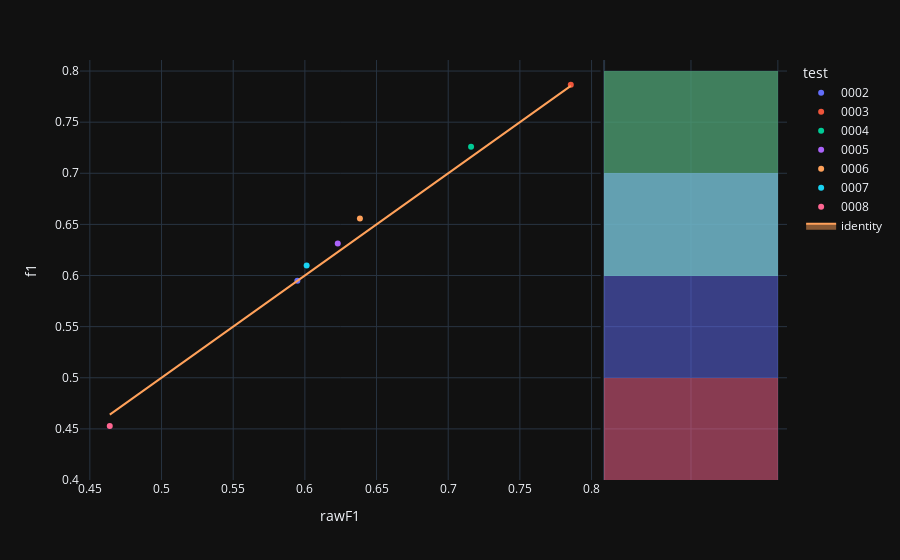

The notebook cell saved with this chart:
### Code cell
fig=px.scatter(experimentModels,x='rawF1',y='f1',color='test',hover_name='modelId', marginal_y="histogram")
fig.add_trace(
    go.Scatter(x=experimentModels['rawF1'], y=experimentModels['rawF1'], name="identity", mode='lines',fill="toself")
)
fig.show()

### Figure 1 — Plotly figure (JSON) as saved in the notebook; plotly's stock layout.template omitted (floating-point values rounded to 4 significant figures)
{"data": [{"hovertemplate": "<b>%{hovertext}</b><br><br>test=0002<br>rawF1=%{x}<br>f1=%{y}<extra></extra>", "hovertext": ["a4659423-83e4-4da3-91b5-177fa8bc17fe"], "legendgroup": "0002", "marker": {"color": "#636efa", "symbol": "circle"}, "mode": "markers", "name": "0002", "orientation": "v", "showlegend": true, "x": [0.5947], "xaxis": "x", "y": [0.595], "yaxis": "y", "type": "scatter"}, {"alignmentgroup": "True", "bingroup": "y", "hovertemplate": "test=0002<br>f1=%{y}<br>count=%{x}<extra></extra>", "legendgroup": "0002", "marker": {"color": "#636efa"}, "name": "0002", "offsetgroup": "0002", "opacity": 0.5, "showlegend": false, "xaxis": "x2", "y": [0.595], "yaxis": "y2", "type": "histogram"}, {"hovertemplate": "<b>%{hovertext}</b><br><br>test=0003<br>rawF1=%{x}<br>f1=%{y}<extra></extra>", "hovertext": ["ad3be387-5be4-4e8e-b57d-072003b617d3"], "legendgroup": "0003", "marker": {"color": "#EF553B", "symbol": "circle"}, "mode": "markers", "name": "0003", "orientation": "v", "showlegend": true, "x": [0.7855], "xaxis": "x", "y": [0.7866], "yaxis": "y", "type": "scatter"}, {"alignmentgroup": "True", "bingroup": "y", "hovertemplate": "test=0003<br>f1=%{y}<br>count=%{x}<extra></extra>", "legendgroup": "0003", "marker": {"color": "#EF553B"}, "name": "0003", "offsetgroup": "0003", "opacity": 0.5, "showlegend": false, "xaxis": "x2", "y": [0.7866], "yaxis": "y2", "type": "histogram"}, {"hovertemplate": "<b>%{hovertext}</b><br><br>test=0004<br>rawF1=%{x}<br>f1=%{y}<extra></extra>", "hovertext": ["8bcbbc8b-b83e-4b97-8f7c-0dd0760680e7"], "legendgroup": "0004", "marker": {"color": "#00cc96", "symbol": "circle"}, "mode": "markers", "name": "0004", "orientation": "v", "showlegend": true, "x": [0.716], "xaxis": "x", "y": [0.7259], "yaxis": "y", "type": "scatter"}, {"alignmentgroup": "True", "bingroup": "y", "hovertemplate": "test=0004<br>f1=%{y}<br>count=%{x}<extra></extra>", "legendgroup": "0004", "marker": {"color": "#00cc96"}, "name": "0004", "offsetgroup": "0004", "opacity": 0.5, "showlegend": false, "xaxis": "x2", "y": [0.7259], "yaxis": "y2", "type": "histogram"}, {"hovertemplate": "<b>%{hovertext}</b><br><br>test=0005<br>rawF1=%{x}<br>f1=%{y}<extra></extra>", "hovertext": ["f88ed731-de3a-4c9a-90d5-04d1fcd93d45"], "legendgroup": "0005", "marker": {"color": "#ab63fa", "symbol": "circle"}, "mode": "markers", "name": "0005", "orientation": "v", "showlegend": true, "x": [0.6229], "xaxis": "x", "y": [0.6313], "yaxis": "y", "type": "scatter"}, {"alignmentgroup": "True", "bingroup": "y", "hovertemplate": "test=0005<br>f1=%{y}<br>count=%{x}<extra></extra>", "legendgroup": "0005", "marker": {"color": "#ab63fa"}, "name": "0005", "offsetgroup": "0005", "opacity": 0.5, "showlegend": false, "xaxis": "x2", "y": [0.6313], "yaxis": "y2", "type": "histogram"}, {"hovertemplate": "<b>%{hovertext}</b><br><br>test=0006<br>rawF1=%{x}<br>f1=%{y}<extra></extra>", "hovertext": ["16a691da-d735-4ad2-953c-db2678980107"], "legendgroup": "0006", "marker": {"color": "#FFA15A", "symbol": "circle"}, "mode": "markers", "name": "0006", "orientation": "v", "showlegend": true, "x": [0.6384], "xaxis": "x", "y": [0.6557], "yaxis": "y", "type": "scatter"}, {"alignmentgroup": "True", "bingroup": "y", "hovertemplate": "test=0006<br>f1=%{y}<br>count=%{x}<extra></extra>", "legendgroup": "0006", "marker": {"color": "#FFA15A"}, "name": "0006", "offsetgroup": "0006", "opacity": 0.5, "showlegend": false, "xaxis": "x2", "y": [0.6557], "yaxis": "y2", "type": "histogram"}, {"hovertemplate": "<b>%{hovertext}</b><br><br>test=0007<br>rawF1=%{x}<br>f1=%{y}<extra></extra>", "hovertext": ["d91f41ff-0308-46df-9bcd-67d46f377777"], "legendgroup": "0007", "marker": {"color": "#19d3f3", "symbol": "circle"}, "mode": "markers", "name": "0007", "orientation": "v", "showlegend": true, "x": [0.6012], "xaxis": "x", "y": [0.6097], "yaxis": "y", "type": "scatter"}, {"alignmentgroup": "True", "bingroup": "y", "hovertemplate": "test=0007<br>f1=%{y}<br>count=%{x}<extra></extra>", "legendgroup": "0007", "marker": {"color": "#19d3f3"}, "name": "0007", "offsetgroup": "0007", "opacity": 0.5, "showlegend": false, "xaxis": "x2", "y": [0.6097], "yaxis": "y2", "type": "histogram"}, {"hovertemplate": "<b>%{hovertext}</b><br><br>test=0008<br>rawF1=%{x}<br>f1=%{y}<extra></extra>", "hovertext": ["a1eacac2-9e31-437a-9350-110d2ef2f1a5"], "legendgroup": "0008", "marker": {"color": "#FF6692", "symbol": "circle"}, "mode": "markers", "name": "0008", "orientation": "v", "showlegend": true, "x": [0.4639], "xaxis": "x", "y": [0.4528], "yaxis": "y", "type": "scatter"}, {"alignmentgroup": "True", "bingroup": "y", "hovertemplate": "test=0008<br>f1=%{y}<br>count=%{x}<extra></extra>", "legendgroup": "0008", "marker": {"color": "#FF6692"}, "name": "0008", "offsetgroup": "0008", "opacity": 0.5, "showlegend": false, "xaxis": "x2", "y": [0.4528], "yaxis": "y2", "type": "histogram"}, {"fill": "toself", "mode": "lines", "name": "identity", "x": [0.5947, 0.7855, 0.716, 0.6229, 0.6384, 0.6012, 0.4639], "y": [0.5947, 0.7855, 0.716, 0.6229, 0.6384, 0.6012, 0.4639], "type": "scatter"}], "layout": {"xaxis": {"anchor": "y", "domain": [0.0, 0.7363], "title": {"text": "rawF1"}}, "yaxis": {"anchor": "x", "domain": [0.0, 1.0], "title": {"text": "f1"}}, "xaxis2": {"anchor": "y2", "domain": [0.7413, 1.0], "matches": "x2", "showticklabels": false, "showline": false, "ticks": "", "showgrid": true}, "yaxis2": {"anchor": "x2", "domain": [0.0, 1.0], "matches": "y", "showticklabels": false, "showgrid": true}, "legend": {"title": {"text": "test"}, "tracegroupgap": 0}, "margin": {"t": 60}, "barmode": "overlay"}}
